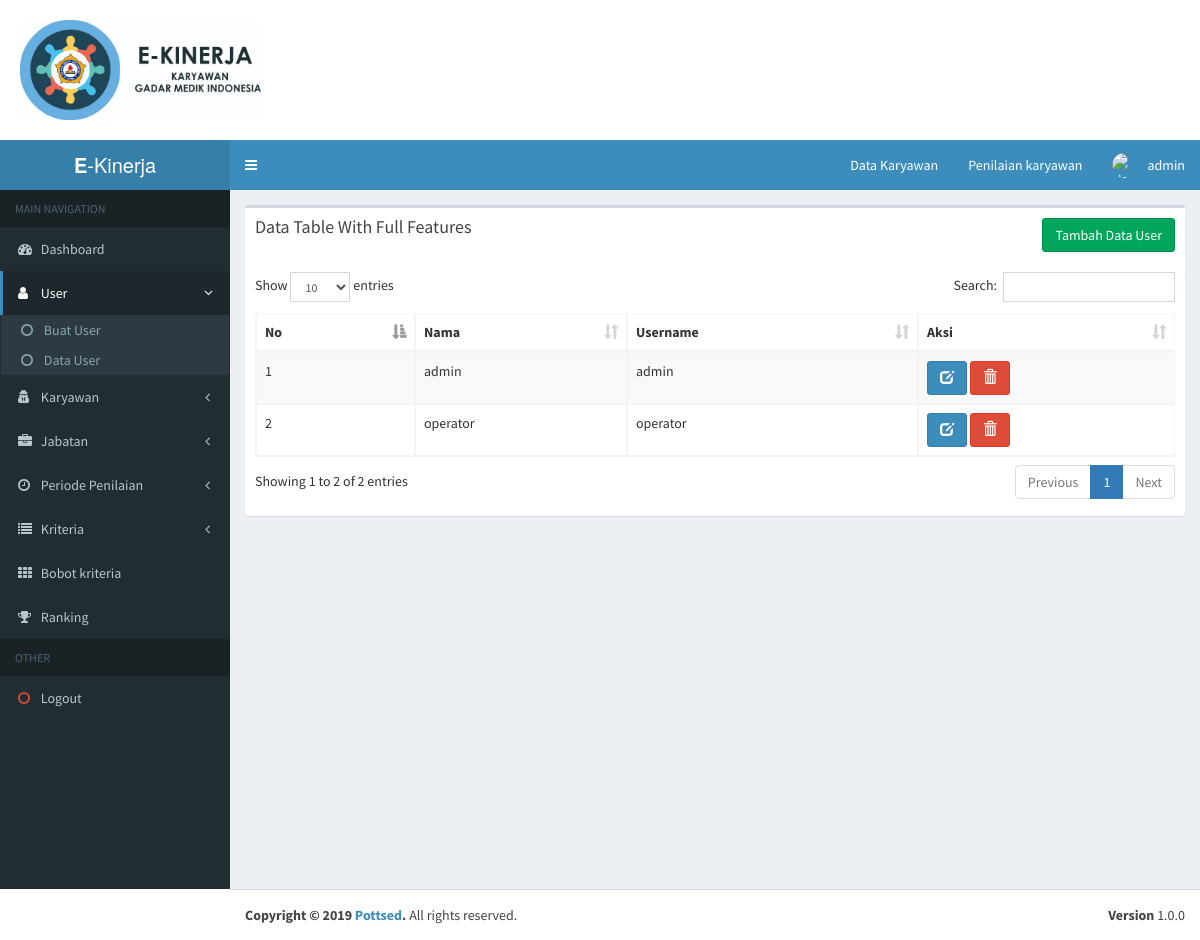
The app's page /index.php?p=user (signed in) with its own data.
### tables this page shows
CREATE TABLE `user` (
  `id_user` int(11) NOT NULL,
  `nama` varchar(125) NOT NULL,
  `username` varchar(125) NOT NULL,
  `password` varchar(125) NOT NULL,
  `level` varchar(15) NOT NULL
);

### page/user/index.php (the view, shortened to what this page needs)
<div class="row">
    <div class="col-xs-12">
      <div class="box">
        <div class="box-header">
          <h3 class="box-title">Data Table With Full Features</h3><span class="pull-right"><a class="btn btn-success" href="?p=user&act=create">Tambah Data User</a></span>
        </div>
        <div class="box-body">
          <table id="example1" class="table table-bordered table-striped">
            <thead>
            <tr>
              <th>No</th>
              <th>Nama</th>
              <th>Username</th>
              <th>Aksi</th>
            </tr>
            </thead>
            <tbody>
            	<?php
                $no = 0;
            		$sql = "select * from user";
            		$query = mysqli_query($con, $sql);
            		while ($row = mysqli_fetch_assoc($query)):
                  $no++;
            	 ?>
            	 <tr>
            	 	<td><?= $no ?></td>
            	 	<td><?= $row['nama'] ?></td>
                <td><?= $row['username'] ?></td>
                <td>
                  <a href="index.php?p=user&act=edit&id=<?= $row['id_user'] ?>" class="btn btn-primary"><i class="glyphicon glyphicon-edit"></i></a>
                  <a href="index.php?p=user&delete&id=<?= $row['id_user'] ?>" class="btn btn-danger" onclick="return confirm('Apakah data akan dihapus?')"><i class="glyphicon glyphicon-trash"></i></a>
                </td>
            	 </tr>
            	<?php endwhile; ?>
            </tbody>
          </table>
        </div>
      </div>
    </div>
  </div>

### records on screen
user: nama "admin", username "admin"
user: nama "operator", username "operator"

### other values on screen
$_SESSION['name'] "admin"
